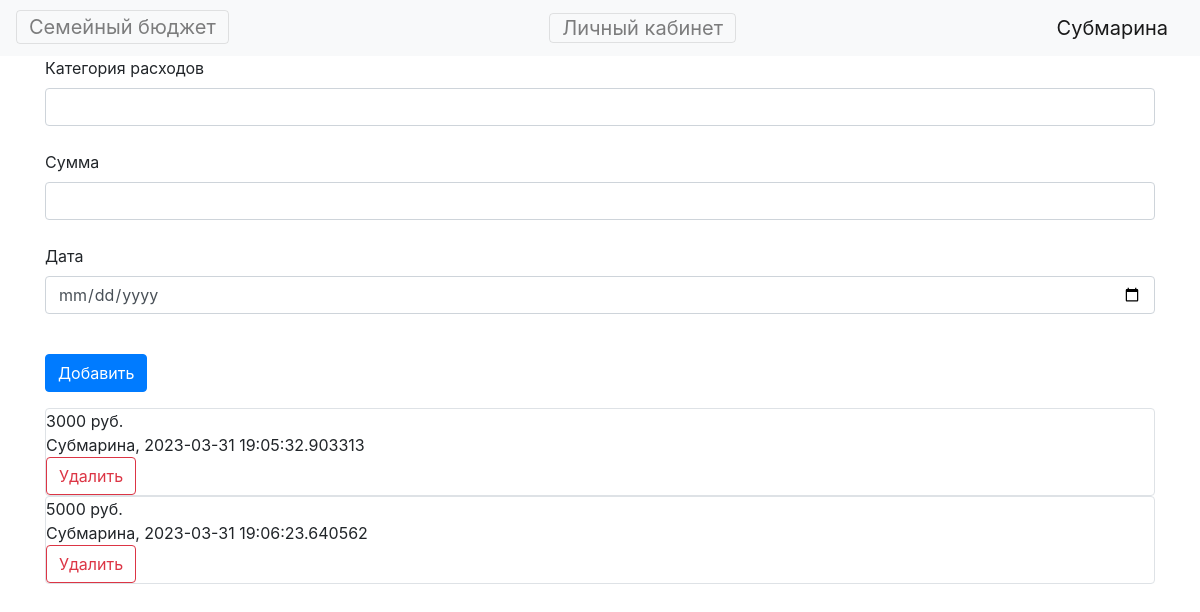
/lms (signed in), run on an earlier commit of the app's database.
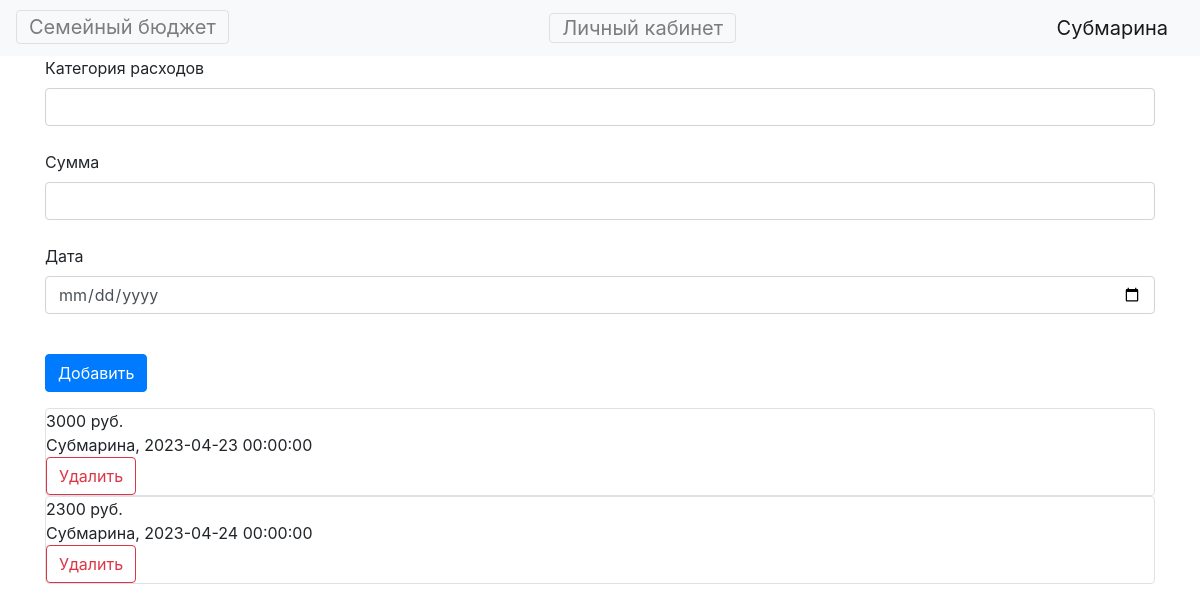
And on a later commit of the database.
### data/users.py (models this page shows, shortened)
class User(SqlAlchemyBase, UserMixin):
    __tablename__ = 'users'
    id = sqlalchemy.Column(sqlalchemy.Integer,
                           primary_key=True, autoincrement=True)
    name = sqlalchemy.Column(sqlalchemy.String, nullable=True)
    email = sqlalchemy.Column(sqlalchemy.String,
                              index=True, unique=True, nullable=True)
    hashed_password = sqlalchemy.Column(sqlalchemy.String, nullable=True)
    created_date = sqlalchemy.Column(sqlalchemy.DateTime,
                                     default=datetime.datetime.now)
    expenses = orm.relationship("Expenses", back_populates='user')

### data/expenses.py (models this page shows, shortened)
class Expenses(SqlAlchemyBase):
    __tablename__ = 'expenses'
    id = sqlalchemy.Column(sqlalchemy.Integer,
                           primary_key=True, autoincrement=True)
    title = sqlalchemy.Column(sqlalchemy.String, nullable=True)
    money = sqlalchemy.Column(sqlalchemy.Integer, nullable=False)
    created_date = sqlalchemy.Column(sqlalchemy.DateTime,
                                     default=datetime.datetime.now)
    user_id = sqlalchemy.Column(sqlalchemy.Integer,
                                sqlalchemy.ForeignKey("users.id"))
    user = orm.relationship('User')

### main.py (the view, shortened to what this page needs)
@app.route("/lms", methods=['GET', 'POST'])
def lms():
    form = ExpenseForm()
    if current_user.is_authenticated:
        db_sess = db_session.create_session()
        expenses = db_sess.query(Expenses).filter(Expenses.user == current_user)
    return render_template("lms.html", expenses=expenses, form=form)

### forms/expensesform.py
class ExpenseForm(FlaskForm):
    title = StringField('Категория расходов', validators=[DataRequired()])
    money = IntegerField("Сумма")
    created_date = DateField("Дата", format="%Y-%m-%d")
    submit = SubmitField('Добавить')

### data/db_session.py (called while the page is built)
def create_session() -> Session:
    global __factory
    return __factory()

### main.py (called while the page is built)
@login_manager.user_loader
def load_user(user_id):
    db_sess = db_session.create_session()
    return db_sess.query(User).get(user_id)

### templates/lms.html (shortened to what this page needs)
{% extends "base.html" %}
{% block content %}
<form action="" method="post">
    <div>
        {{ form.title.label }}<br>
        {{ form.title(class="form-control") }}<br>
    </div>
    <div>
        {{ form.money.label }}<br>
        {{ form.money(class="form-control") }}<br>
    </div>
    <p>
        {{ form.created_date.label }}<br>
        {{ form.created_date(class="form-control") }}<br>
    <p>
{% if current_user.is_authenticated %}
    <p>{{ form.submit(type="submit", class="btn btn-primary") }}</p>
{% endif %}
</form>
        {% for item in expenses%}
        <div class="col-md6 border rounded">
        <div>
            {{item.money}} руб.
        </div>
        <div>
            {{item.user.name}}, {{item.created_date}}
        </div>
            <a href="/news_delete/{{ item.id }}" class="btn btn-outline-danger">
                Удалить
            </a>
        </div>
    {% endfor %}
{% endblock %}

### templates/base.html (shortened to what this page needs)
<!doctype html>
<html lang="en">
<head>
    <link rel="stylesheet"
          href="https://stackpath.bootstrapcdn.com/bootstrap/4.4.1/css/bootstrap.min.css"
>
</head>
<body>
<header>
    <nav class="navbar navbar-light bg-light">
        <div><a class="navbar-toggler" href="/">Семейный бюджет</a></div>
        {% if current_user.is_authenticated %}
            <a class="navbar-toggler" href="/lms">Личный кабинет</a>
            <a class="navbar-brand" href="/logout">{{ current_user.name }}</a>
        {% else %}
    <div>
        <a class="btn btn-primary " href="/register">Зарегистрироваться</a>
        <a class="btn btn-success" href="/login">Войти</a>
    </div>
{% endif %}
    </nav>
</header>
<main role="main" class="container">
    {% block content %}{% endblock %}
</main>
</body>
</html>

What changed in the data, as far as the page shows it:
removed Expenses: money "3000", user.name "Субмарина", created_date "2023-03-31 19:05:32.903313"
removed Expenses: money "5000", user.name "Субмарина", created_date "2023-03-31 19:06:23.640562"
added Expenses: money "3000", user.name "Субмарина", created_date "2023-04-23 00:00:00"
added Expenses: money "2300", user.name "Субмарина", created_date "2023-04-24 00:00:00"
